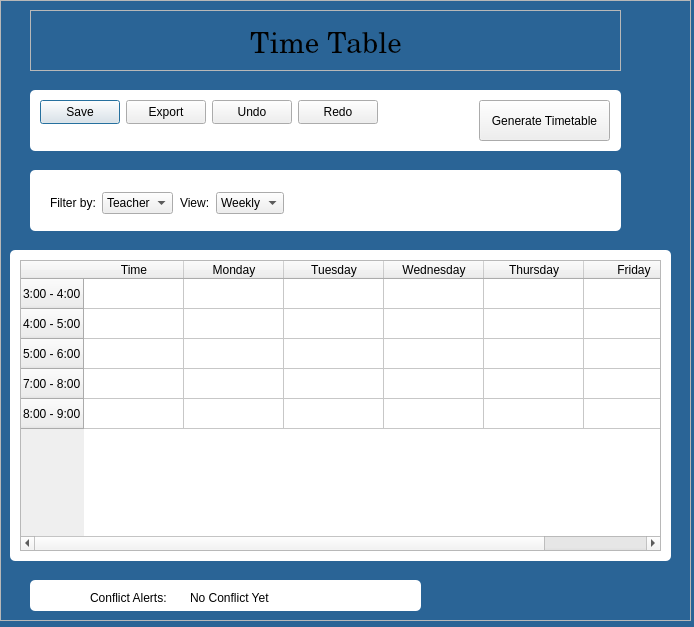
<?xml version="1.0" encoding="UTF-8"?>
<ui version="4.0">
 <class>Timetable</class>
 <widget class="QDialog" name="Timetable">
  <property name="geometry">
   <rect>
    <x>0</x>
    <y>0</y>
    <width>694</width>
    <height>627</height>
   </rect>
  </property>
  <property name="windowTitle">
   <string>Dialog</string>
  </property>
  <property name="styleSheet">
   <string notr="true">#Timetable{
background-color: #2a6496;
}</string>
  </property>
  <widget class="QFrame" name="frame">
   <property name="geometry">
    <rect>
     <x>0</x>
     <y>0</y>
     <width>691</width>
     <height>621</height>
    </rect>
   </property>
   <property name="frameShape">
    <enum>QFrame::Shape::StyledPanel</enum>
   </property>
   <property name="frameShadow">
    <enum>QFrame::Shadow::Raised</enum>
   </property>
   <widget class="QFrame" name="frame_3">
    <property name="geometry">
     <rect>
      <x>30</x>
      <y>170</y>
      <width>591</width>
      <height>61</height>
     </rect>
    </property>
    <property name="styleSheet">
     <string notr="true">#frame_3 {
    background-color: #fff;
    border: none;
    border-radius: 5px;
}</string>
    </property>
    <property name="frameShape">
     <enum>QFrame::Shape::StyledPanel</enum>
    </property>
    <property name="frameShadow">
     <enum>QFrame::Shadow::Raised</enum>
    </property>
    <widget class="QWidget" name="layoutWidget">
     <property name="geometry">
      <rect>
       <x>20</x>
       <y>20</y>
       <width>123</width>
       <height>26</height>
      </rect>
     </property>
     <layout class="QHBoxLayout" name="horizontalLayout">
      <item>
       <widget class="QLabel" name="label_2">
        <property name="text">
         <string>Filter by:</string>
        </property>
       </widget>
      </item>
      <item>
       <widget class="QComboBox" name="comboBox">
        <item>
         <property name="text">
          <string>Teacher</string>
         </property>
        </item>
        <item>
         <property name="text">
          <string>Grade</string>
         </property>
        </item>
       </widget>
      </item>
     </layout>
    </widget>
    <widget class="QWidget" name="layoutWidget_2">
     <property name="geometry">
      <rect>
       <x>150</x>
       <y>20</y>
       <width>104</width>
       <height>26</height>
      </rect>
     </property>
     <layout class="QHBoxLayout" name="horizontalLayout_2">
      <item>
       <widget class="QLabel" name="label_3">
        <property name="text">
         <string>View:</string>
        </property>
       </widget>
      </item>
      <item>
       <widget class="QComboBox" name="comboBox_2">
        <item>
         <property name="text">
          <string>Weekly</string>
         </property>
        </item>
        <item>
         <property name="text">
          <string>Daily</string>
         </property>
        </item>
       </widget>
      </item>
     </layout>
    </widget>
   </widget>
   <widget class="QFrame" name="frame_5">
    <property name="geometry">
     <rect>
      <x>30</x>
      <y>580</y>
      <width>391</width>
      <height>31</height>
     </rect>
    </property>
    <property name="styleSheet">
     <string notr="true">#frame_5 {
    background-color: #fff;
    border: none;
    border-radius: 5px;
}</string>
    </property>
    <property name="frameShape">
     <enum>QFrame::Shape::StyledPanel</enum>
    </property>
    <property name="frameShadow">
     <enum>QFrame::Shadow::Raised</enum>
    </property>
    <widget class="QLabel" name="label_4">
     <property name="geometry">
      <rect>
       <x>60</x>
       <y>10</y>
       <width>91</width>
       <height>16</height>
      </rect>
     </property>
     <property name="text">
      <string>Conflict Alerts:</string>
     </property>
    </widget>
    <widget class="QLabel" name="label_5">
     <property name="geometry">
      <rect>
       <x>160</x>
       <y>10</y>
       <width>221</width>
       <height>16</height>
      </rect>
     </property>
     <property name="text">
      <string>No Conflict Yet</string>
     </property>
    </widget>
   </widget>
   <widget class="QFrame" name="frame_2">
    <property name="geometry">
     <rect>
      <x>30</x>
      <y>90</y>
      <width>591</width>
      <height>61</height>
     </rect>
    </property>
    <property name="styleSheet">
     <string notr="true">#frame_2 {
    background-color: #fff;
    border: none;
    border-radius: 5px;
}</string>
    </property>
    <property name="frameShape">
     <enum>QFrame::Shape::StyledPanel</enum>
    </property>
    <property name="frameShadow">
     <enum>QFrame::Shadow::Raised</enum>
    </property>
    <widget class="QPushButton" name="pushButton">
     <property name="geometry">
      <rect>
       <x>10</x>
       <y>10</y>
       <width>80</width>
       <height>24</height>
      </rect>
     </property>
     <property name="text">
      <string>Save</string>
     </property>
    </widget>
    <widget class="QPushButton" name="pushButton_2">
     <property name="geometry">
      <rect>
       <x>96</x>
       <y>10</y>
       <width>80</width>
       <height>24</height>
      </rect>
     </property>
     <property name="text">
      <string>Export</string>
     </property>
    </widget>
    <widget class="QPushButton" name="pushButton_3">
     <property name="geometry">
      <rect>
       <x>182</x>
       <y>10</y>
       <width>80</width>
       <height>24</height>
      </rect>
     </property>
     <property name="text">
      <string>Undo</string>
     </property>
    </widget>
    <widget class="QPushButton" name="pushButton_4">
     <property name="geometry">
      <rect>
       <x>268</x>
       <y>10</y>
       <width>80</width>
       <height>24</height>
      </rect>
     </property>
     <property name="text">
      <string>Redo</string>
     </property>
    </widget>
    <widget class="QPushButton" name="generatePushButton">
     <property name="geometry">
      <rect>
       <x>449</x>
       <y>10</y>
       <width>131</width>
       <height>41</height>
      </rect>
     </property>
     <property name="text">
      <string>Generate Timetable</string>
     </property>
    </widget>
   </widget>
   <widget class="QFrame" name="frame_4">
    <property name="geometry">
     <rect>
      <x>10</x>
      <y>250</y>
      <width>661</width>
      <height>311</height>
     </rect>
    </property>
    <property name="styleSheet">
     <string notr="true">#frame_4 {
    background-color: #fff;
    border: none;
    border-radius: 5px;
}</string>
    </property>
    <property name="frameShape">
     <enum>QFrame::Shape::StyledPanel</enum>
    </property>
    <property name="frameShadow">
     <enum>QFrame::Shadow::Raised</enum>
    </property>
    <widget class="QTableWidget" name="tableWidget">
     <property name="geometry">
      <rect>
       <x>10</x>
       <y>10</y>
       <width>641</width>
       <height>291</height>
      </rect>
     </property>
     <row>
      <property name="text">
       <string>3:00 - 4:00</string>
      </property>
     </row>
     <row>
      <property name="text">
       <string>4:00 - 5:00</string>
      </property>
     </row>
     <row>
      <property name="text">
       <string>5:00 - 6:00</string>
      </property>
     </row>
     <row>
      <property name="text">
       <string>7:00 - 8:00</string>
      </property>
     </row>
     <row>
      <property name="text">
       <string>8:00 - 9:00</string>
      </property>
     </row>
     <column>
      <property name="text">
       <string>Time</string>
      </property>
     </column>
     <column>
      <property name="text">
       <string>Monday</string>
      </property>
     </column>
     <column>
      <property name="text">
       <string>Tuesday</string>
      </property>
     </column>
     <column>
      <property name="text">
       <string>Wednesday</string>
      </property>
     </column>
     <column>
      <property name="text">
       <string>Thursday</string>
      </property>
     </column>
     <column>
      <property name="text">
       <string>Friday</string>
      </property>
     </column>
    </widget>
   </widget>
   <widget class="QFrame" name="frame_6">
    <property name="geometry">
     <rect>
      <x>30</x>
      <y>10</y>
      <width>591</width>
      <height>61</height>
     </rect>
    </property>
    <property name="frameShape">
     <enum>QFrame::Shape::StyledPanel</enum>
    </property>
    <property name="frameShadow">
     <enum>QFrame::Shadow::Raised</enum>
    </property>
    <widget class="QLabel" name="label">
     <property name="geometry">
      <rect>
       <x>220</x>
       <y>20</y>
       <width>181</width>
       <height>31</height>
      </rect>
     </property>
     <property name="font">
      <font>
       <family>Century</family>
       <pointsize>22</pointsize>
       <bold>false</bold>
      </font>
     </property>
     <property name="text">
      <string>Time Table</string>
     </property>
    </widget>
   </widget>
  </widget>
 </widget>
 <resources/>
 <connections/>
</ui>
